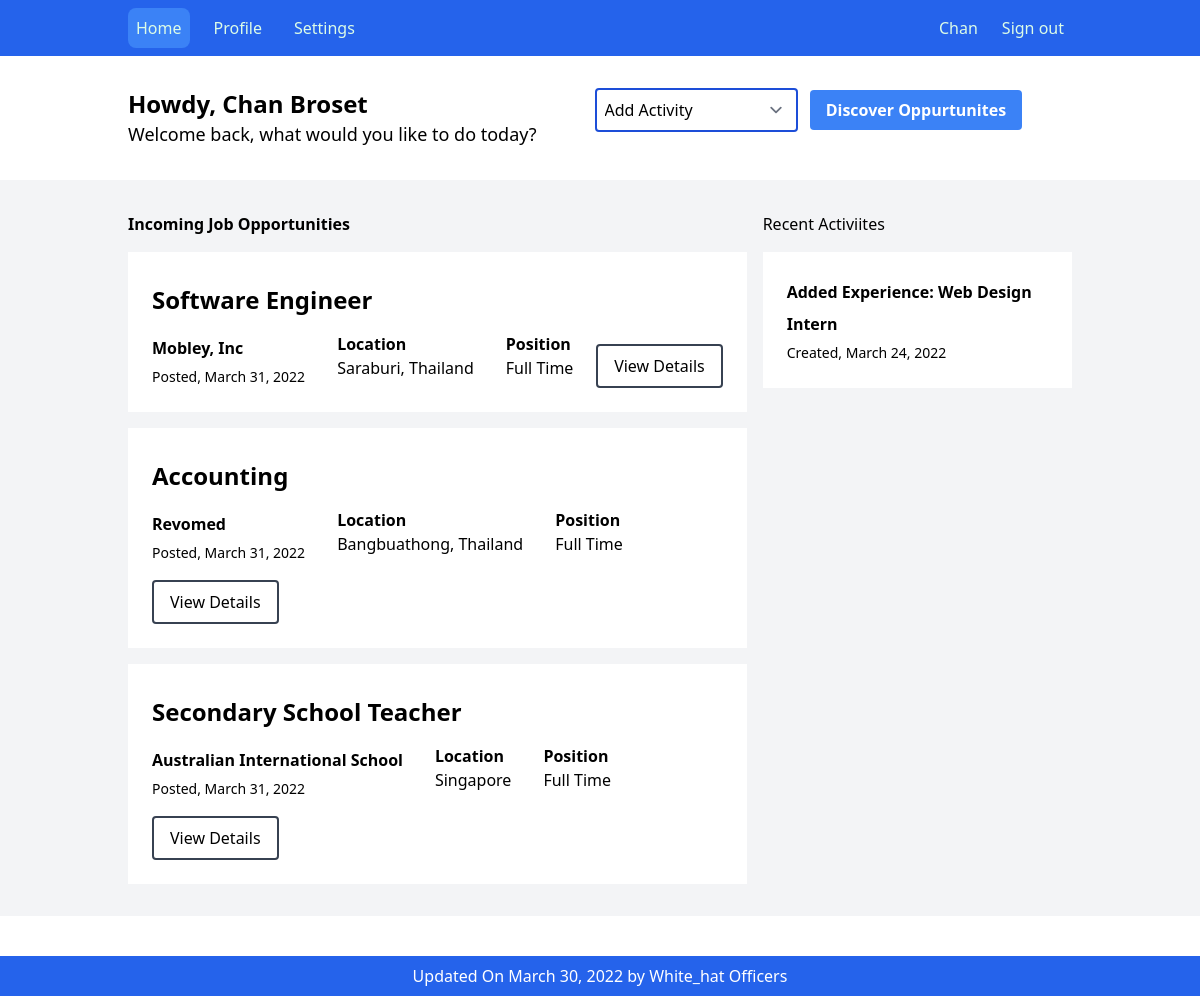
/ (signed in), run on the app's committed database.
### spapp/models.py (models this page shows, shortened)
class Job(models.Model):
    created_by = models.ForeignKey(User, on_delete=models.SET_NULL, null=True)
    title = models.CharField(max_length=50)
    description = models.TextField(null=True)
    location = models.CharField(max_length=50, null=True)
    email = models.EmailField(null=True)
    phone_number = models.CharField(max_length=20, null=True)
    website = models.CharField(max_length=90, null=True)
    posted = models.DateField(auto_now_add=True)
    type = models.CharField(default="Full Time", max_length=50)
    company_name = models.CharField(default="", max_length=50)

### spapp/views.py (the view)
# urls.py: path('', views.DashboardPage.as_view(), name='dashboard'),
class DashboardPage(LoginRequiredMixin, generic.TemplateView):
    login_url = 'spapp:login'
    template_name = "pages/student/dashboard.html"
    def get_context_data(self, **kwargs):
        context = super().get_context_data(**kwargs)
        try:
            student = Student.objects.get(user=self.request.user)
            context = {
                'jobs': Job.objects.all(),
                'activities': Activity.objects.filter(student=student),
                'ars': AcademicRecognition.objects.filter(activity__student=student),
                'pjs': PreviousJob.objects.filter(activity__student=student),
                'activity_form': ActivityForm,
                'ar_form': ARForm,
                'cs_form': CSForm,
                'project_form': ProjectForm,
                'research_form': ResearchForm,
                'internship_form': InternshipForm,
                'pj_form': PJForm,
                'v_form': ValidatorForm
            }
        except:
            print('Not a student!')
        return context

### spapp/forms.py
class ARForm(forms.ModelForm):
    class Meta:
        model = AcademicRecognition
        fields = '__all__'
        exclude = ('activity',)

class CSForm(forms.ModelForm):
    class Meta:
        model = CommunityService
        fields = '__all__'
        exclude = ('activity',)

### spapp/models.py (called while the page is built)
    def __str__(self):
        return f"{self.email}"

### theme/templates/pages/student/dashboard.html (shortened to what this page needs)
{% extends "components/student/layout.html" %}
{% block content %}
  <section class="py-8 px-16 md:px-32 xl:px-48  flex justify-between  gap-4 flex-col lg:flex-row ">
    <div>
      <p class="text-xl md:text-2xl xl:text-3xl font-bold">Howdy, {{ user.first_name }} {{ user.last_name }}</p>
      <span class="text-lg">Welcome back, what would you like to do today?</span>
    </div>
    <div class="">
    <select class="mx-2 border-2 border-blue-700 hover:bg-blue-700 text-black  py-2 px-2 rounded hover:text-white" id="activity" onChange="reset_select()">
        <option> Add Activity</option>
      </select>
   <button class="bg-blue-500 hover:bg-blue-700 text-white font-bold py-2 px-4 rounded">
    Discover Oppurtunites
  </button>
    </div>
  </section>
  <section class="py-8 px-16 md:px-32 xl:px-48 bg-gray-100 flex justify-between  gap-4 flex-col lg:flex-row ">
    <div class="md:w-2/3">
      <span class="font-bold">Incoming Job Opportunities</span>
      <div class="flex flex-col gap-4 mt-4 ">
        {% for job in jobs %}
        <div class="bg-white p-6 w-full flex  flex-col lg:gap-0 hover:drop-shadow-md">
          <p class="mt-2 text-2xl font-bold">{{ job.title }}</p>
          <div class="flex flew-row justify-between flex-wrap items-end gap-4">
              <div class="flex flex-row gap-8 mt-4 flex-wrap ">
                  <div>
                    <h3 class="font-semibold">{{ job.company_name }}</h3>
                    <span class="text-sm">Posted, {{ job.posted }}</span>
                  </div>
                  <div>
                    <p class="font-semibold">Location</p>
                    <span>{{ job.location }}</span>
                  </div>
                  <div>
                    <p class="font-semibold">Position</p>
                    <span>{{ job.type }}</span>
                  </div>
              </div>
              <div>
                <button class="border-2 border-gray-700 hover:border-blue-700 hover:shadow-md text-black  py-2 px-4 rounded lg">View Details </button>
              </div>
          </div>
        </div>
        {% endfor %}
      </div>
    </div>
    <div class="md:w-1/3">
      <span>Recent Activiites</span>
        <div class="flex flex-col gap-4 mt-4 ">
          <div class="bg-white p-6 w-full">
            <h3 class="font-semibold">Added Experience: Web Design Intern</h3>
            <span class="text-sm">Created, March 24, 2022</span>
          </div>
    </div>
  </section>
{% endblock %}

### theme/templates/components/student/header.html (shortened to what this page needs)
{% with home="/" profile="/profile" settings="/settings" rp=request.get_full_path %}
<div class="px-16 md:px-32 xl:px-48 bg-blue-600 py-2 flex justify-between w-full text-green-100">
  <div class="flex gap-4">
    <a class='p-2 {% if rp == home %} bg-blue-500 rounded-lg  {% endif %}' href="{{ home }}"> Home </a>
    <a class='p-2 {% if rp == profile %} bg-blue-500 rounded-lg  {% endif %}' href="{{ profile }}"> Profile </a>
    <a class='p-2 {% if rp == settings %} bg-blue-500 rounded-lg  {% endif %}' href="{{ settings }}"> Settings </a>
  </div>
  <div class="flex gap-2">
    <a class="p-2">{{ user.first_name }}</a>
    <a href="{% url 'spapp:logout' %}" class="p-2 rounded-lg hover:bg-red "> Sign out </a>
  </div>
</div>
{% endwith %}

### data on the page
Job: title "Software Engineer", company_name "Mobley, Inc", posted "March 31, 2022", location "Saraburi, Thailand", type "Full Time"
Job: title "Accounting", company_name "Revomed", posted "March 31, 2022", location "Bangbuathong, Thailand", type "Full Time"
Job: title "Secondary School Teacher", company_name "Australian International School", posted "March 31, 2022", location "Singapore", type "Full Time"

### other printed values
{{ user.first_name }} "Chan"
{{ user.last_name }} "Broset"
